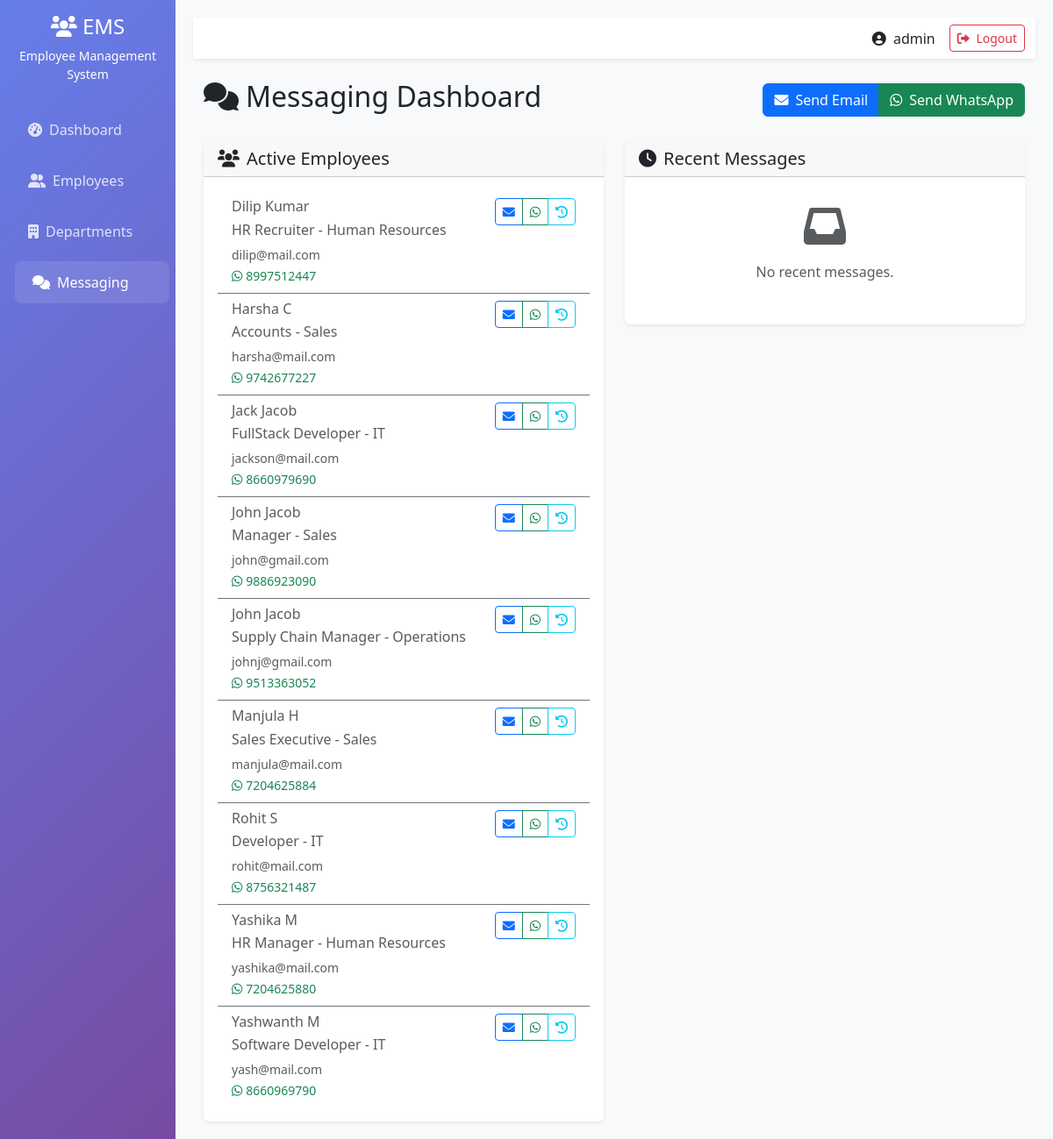
/messaging/ (signed in), run on an earlier commit of the app's database.
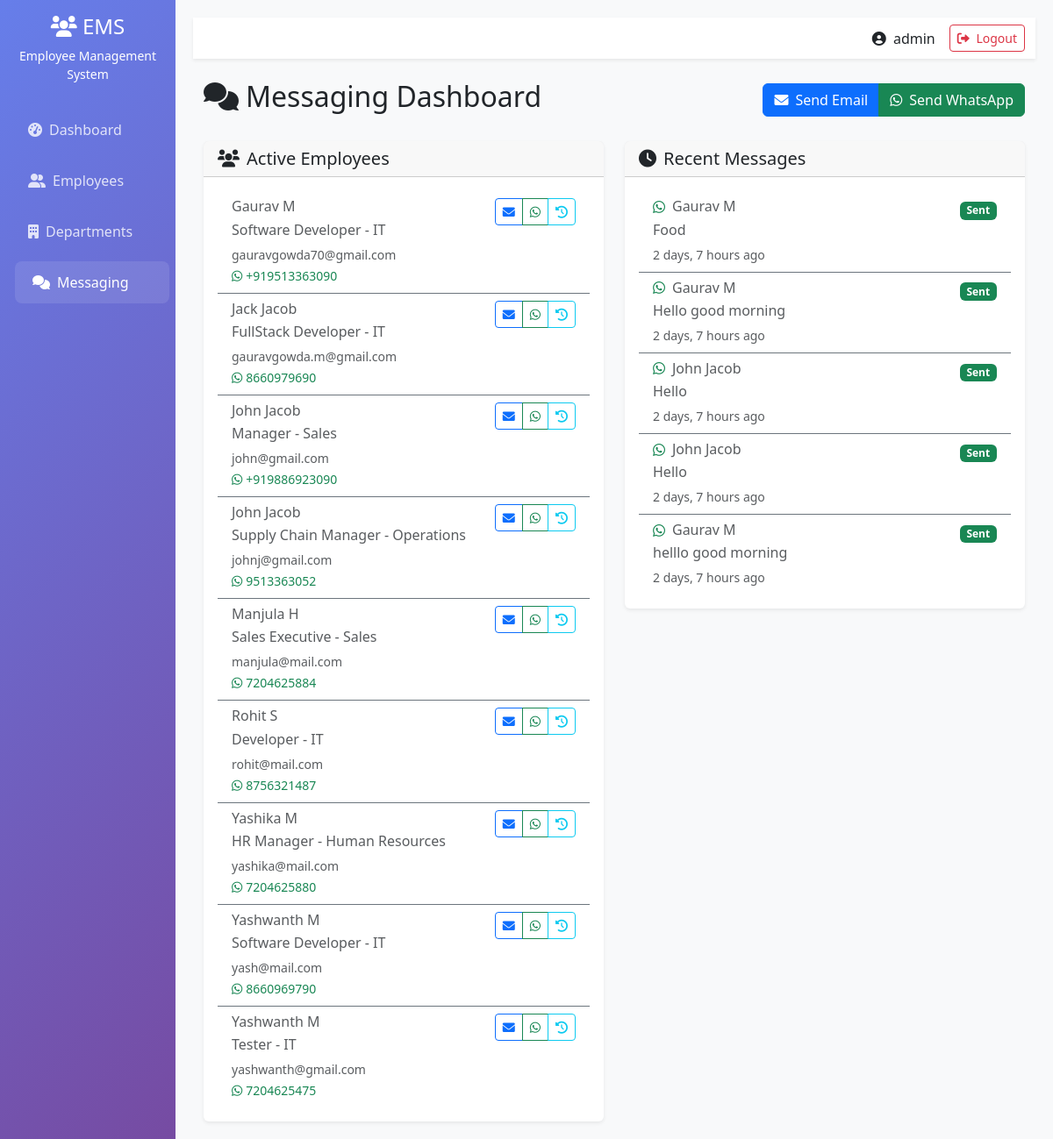
And on a later commit of the database.
### employees/models.py (models this page shows, shortened)
class Employee(models.Model):
    GENDER_CHOICES = [
        ('M', 'Male'),
        ('F', 'Female'),
        ('O', 'Other'),
    ]
    STATUS_CHOICES = [
        ('active', 'Active'),
        ('inactive', 'Inactive'),
        ('terminated', 'Terminated'),
    ]
    employee_id = models.CharField(max_length=20, unique=True)
    first_name = models.CharField(max_length=50)
    last_name = models.CharField(max_length=50)
    email = models.EmailField(unique=True)
    phone_regex = RegexValidator(
        regex=r'^\+?1?\d{9,15}$',
        message="Phone number must be entered in the format:'+999999999'. upto 15 digits allowed."
    )
    phone_number = models.CharField(validators=[phone_regex], max_length=17)
    date_of_birth = models.DateField()
    gender = models.CharField(max_length=1, choices=GENDER_CHOICES)
    address = models.TextField()
    department = models.ForeignKey(Department, on_delete= models.CASCADE, related_name='employees')
    position = models.CharField(max_length=100)
    salary = models.DecimalField(max_digits=10, decimal_places=2)
    hire_date = models.DateField()
    status = models.CharField(max_length=20, choices=STATUS_CHOICES, default='active')
    created_at = models.DateTimeField(auto_now_add=True)
    updated_at = models.DateTimeField(auto_now=True)
    class Meta:
        ordering = ['first_name', 'last_name']

class Department(models.Model):
    name = models.CharField(max_length=100, unique=True)
    description = models.TextField(blank=True, null=True)
    created_at = models.DateTimeField(auto_now_add=True)
    def __str__(self):
        return self.name
    class Meta:
        ordering = ['name']

class Message(models.Model):
    MESSAGE_TYPES = [
        ('email', 'Email'),
        ('whatsapp', 'WhatsApp'),
    ]
    sender = models.ForeignKey(User, on_delete=models.CASCADE)
    recipient = models.ForeignKey("Employee", on_delete=models.CASCADE)  # ✅ string reference
    message_type = models.CharField(max_length=20, choices=MESSAGE_TYPES)
    subject = models.CharField(max_length=255, blank=True, null=True)
    content = models.TextField()
    is_sent = models.BooleanField(default=False)
    error_message = models.TextField(blank=True, null=True)
    sent_at = models.DateTimeField(auto_now_add=True)

### employees/views.py (the view)
# urls.py: path('messaging/', views.messaging_dashboard, name='messaging_dashboard'),
@login_required
def messaging_dashboard(request):
    employees = Employee.objects.filter(status='active')
    recent_messages = Message.objects.filter(sender=request.user).order_by('-sent_at')[:5]
    context = {
        'employees': employees,
        'recent_messages': recent_messages,
    }
    return render(request, 'messaging/messaging_dashboard.html', context)

### employees/templates/messaging/messaging_dashboard.html (shortened to what the changed rows need)
{% extends 'employees/base.html' %}
{% block content %}
<div class="container-fluid">
    <div class="row">
        <div class="col-12">
            <div class="d-flex justify-content-between align-items-center mb-4">
                <h2><i class="fas fa-comments me-2"></i>Messaging Dashboard</h2>
            </div>
        </div>
    </div>
    <div class="row">
        <div class="col-md-6">
            <div class="card">
                <div class="card-body">
                    <div class="list-group list-group-flush">
                        {% for employee in employees %}
                        <div class="list-group-item bg-transparent border-secondary">
                            <div class="d-flex justify-content-between align-items-start">
                                <div>
                                    <h6 class="mb-1 text-muted">{{ employee.first_name }} {{ employee.last_name }}</h6>
                                    <p class="mb-1 text-muted">{{ employee.position }} - {{ employee.department }}</p>
                                    <small class="text-muted">{{ employee.email }}</small>
                                    {% if employee.phone_number %}
                                        <br><small class="text-success"><i class="fab fa-whatsapp me-1"></i>{{ employee.phone_number }}</small>
                                    {% endif %}
                                </div>
                                <div class="btn-group btn-group-sm" role="group">
                                    <a href="{% url 'send_email_to' employee.id %}" class="btn btn-outline-primary btn-sm" title="Send Email">
                                        <i class="fas fa-envelope"></i>
                                    </a>
                                    {% if employee.phone_number %}
                                    <a href="{% url 'send_whatsapp_to' employee.id %}" class="btn btn-outline-success btn-sm" title="Send WhatsApp">
                                        <i class="fab fa-whatsapp"></i>
                                    </a>
                                    {% endif %}
                                    <a href="{% url 'message_history' employee.id %}" class="btn btn-outline-info btn-sm" title="Message History">
                                        <i class="fas fa-history"></i>
                                    </a>
                                </div>
                            </div>
                        </div>
                        {% empty %}
                        <div class="text-center text-muted p-3">
                            <i class="fas fa-users fa-3x mb-3"></i>
                            <p>No active employees found.</p>
                        </div>
                        {% endfor %}
                    </div>
                </div>
            </div>
        </div>
        <div class="col-md-6">
            <div class="card">
                <div class="card-body">
                    <div class="list-group list-group-flush">
                        {% for message in recent_messages %}
                        <div class="list-group-item bg-transparent border-secondary">
                            <div class="d-flex justify-content-between align-items-start">
                                <div class="flex-grow-1">
                                    <div class="d-flex align-items-center mb-1">
                                        {% if message.message_type == 'email' %}
                                            <i class="fas fa-envelope text-primary me-2"></i>
                                        {% else %}
                                            <i class="fab fa-whatsapp text-success me-2"></i>
                                        {% endif %}
                                        <h6 class="mb-0 text-muted">{{ message.recipient.first_name }} {{ message.recipient.last_name }}</h6>
                                    </div>
                                    <p class="mb-1 text-muted">{{ message.content|truncatechars:80 }}</p>
                                    <small class="text-muted">{{ message.sent_at|timesince }} ago</small>
                                </div>
                                <div>
                                    {% if message.is_sent %}
                                        <span class="badge bg-success">Sent</span>
                                    {% else %}
                                        <span class="badge bg-danger">Failed</span>
                                    {% endif %}
                                </div>
                            </div>
                        </div>
                        {% empty %}
                        <div class="text-center text-muted p-3">
                            <i class="fas fa-inbox fa-3x mb-3"></i>
                            <p>No recent messages.</p>
                        </div>
                        {% endfor %}
                    </div>
                </div>
            </div>
        </div>
    </div>
</div>
{% endblock %}

What changed in the data, as far as the page shows it:
removed Employee: first_name "Dilip", last_name "Kumar", position "HR Recruiter", department "Human Resources", email "dilip@mail.com", phone_number "8997512447"
removed Employee: first_name "Harsha", last_name "C", position "Accounts", department "Sales", email "harsha@mail.com", phone_number "9742677227"
added Employee: first_name "Gaurav", last_name "M", position "Software Developer", department "IT", email "gauravgowda70@gmail.com", phone_number "+919513363090"
changed Employee "Jack": email "jackson@mail.com" → "gauravgowda.m@gmail.com"
changed Employee "Manager": phone_number "9886923090" → "+919886923090"
added Employee: first_name "Yashwanth", last_name "M", position "Tester", department "IT", email "yashwanth@gmail.com", phone_number "7204625475"
added Message: message_type "whatsapp" (drawn), recipient.first_name "Gaurav", recipient.last_name "M", content "Food", sent_at "2 days, 7 hours", is_sent "Sent"
added Message: message_type "whatsapp" (drawn), recipient.first_name "Gaurav", recipient.last_name "M", content "Hello good morning", sent_at "2 days, 7 hours", is_sent "Sent"
added Message: message_type "whatsapp" (drawn), recipient.first_name "John", recipient.last_name "Jacob", content "Hello", sent_at "2 days, 7 hours", is_sent "Sent"
added Message: message_type "whatsapp" (drawn), recipient.first_name "John", recipient.last_name "Jacob", content "Hello", sent_at "2 days, 7 hours", is_sent "Sent"
added Message: message_type "whatsapp" (drawn), recipient.first_name "Gaurav", recipient.last_name "M", content "helllo good morning", sent_at "2 days, 7 hours", is_sent "Sent"
Also different on the page:
text no longer shown: "No recent messages."
